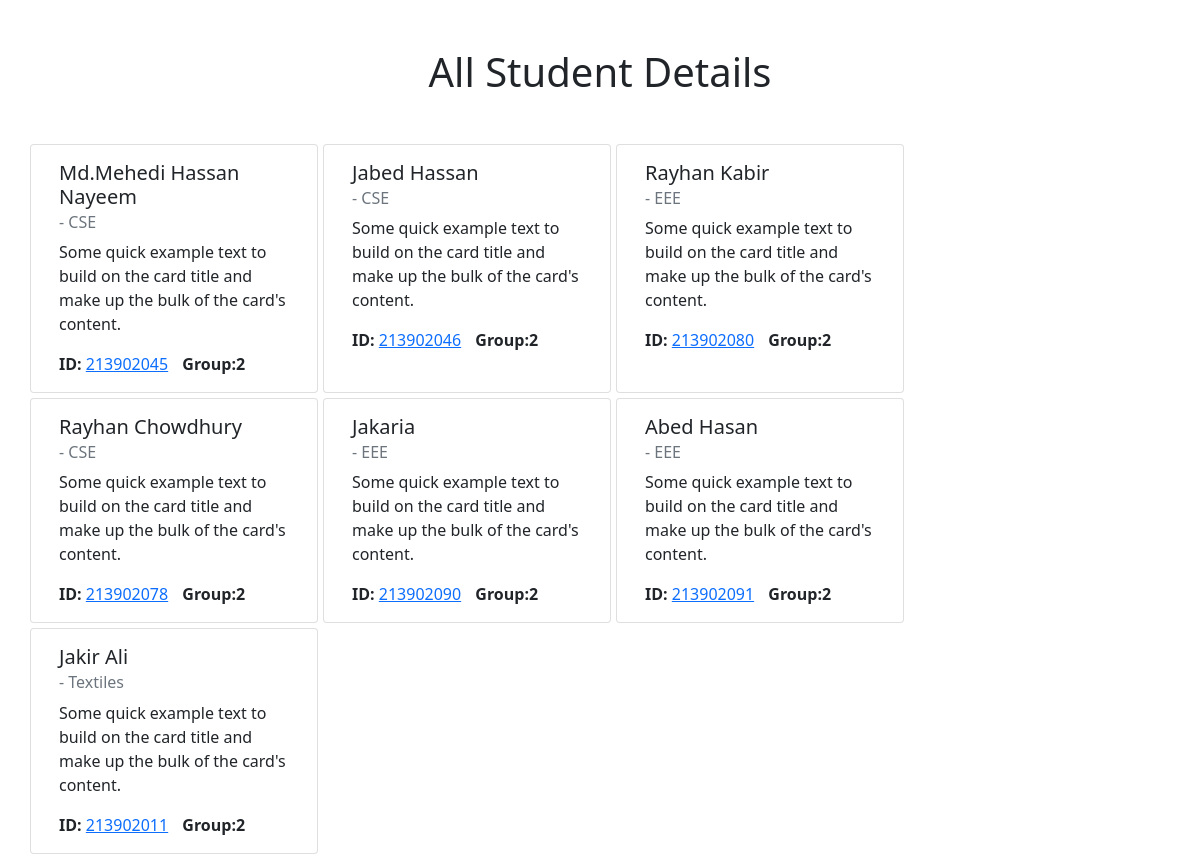
The page / on the database its author committed.
### api/models.py (models this page shows, shortened)
class Student(models.Model):
    stuID = models.CharField( max_length=50)
    stuName = models.CharField(max_length=50)
    stuDep = models.CharField(max_length=50)
    stuImg = models.ImageField(null=True, blank=True, upload_to="profile_pic/")

### api/views.py (the view)
# urls.py: path('',views.home),
def home(request):
    students = Student.objects.all()
    return render(request, 'home.html',{'st' : students})

### templates/home.html (shortened to what this page needs)
<!doctype html>
<html lang="en">
  <head>
    <link href="https://cdn.jsdelivr.net/npm/bootstrap@5.0.2/dist/css/bootstrap.min.css" rel="stylesheet">
  </head>
  <body>
    <div class="container">
        <div class="row">
            <h1 class="heading text-center mt-5 mb-5">All Student Details</h1>
            {% for i in st%}
            <div class="card" style="width: 18rem; margin-right: 5px; margin-bottom: 5px;">
                <div class="card-body">
                  <h5 class="card-title">{{i.stuName}}</h5>
                  <h6 class="card-subtitle mb-2 text-muted">- {{i.stuDep}}</h6>
                  <p class="card-text">Some quick example text to build on the card title and make up the bulk of the card's content.</p>
                  <b>ID: </b><a href="#" class="card-link">{{i.stuID}}</a>
                  <b style="margin-left: 10px;">Group:2
                </b>
                </div>
              </div>
            {% endfor %}
        </div>
    </div>
  </body>
</html>

### rows shown on the page
Student: stuName "Md.Mehedi Hassan Nayeem", stuDep "CSE", stuID "213902045"
Student: stuName "Jabed Hassan", stuDep "CSE", stuID "213902046"
Student: stuName "Rayhan Kabir", stuDep "EEE", stuID "213902080"
Student: stuName "Rayhan Chowdhury", stuDep "CSE", stuID "213902078"
Student: stuName "Jakaria", stuDep "EEE", stuID "213902090"
Student: stuName "Abed Hasan", stuDep "EEE", stuID "213902091"
Student: stuName "Jakir Ali", stuDep "Textiles", stuID "213902011"
